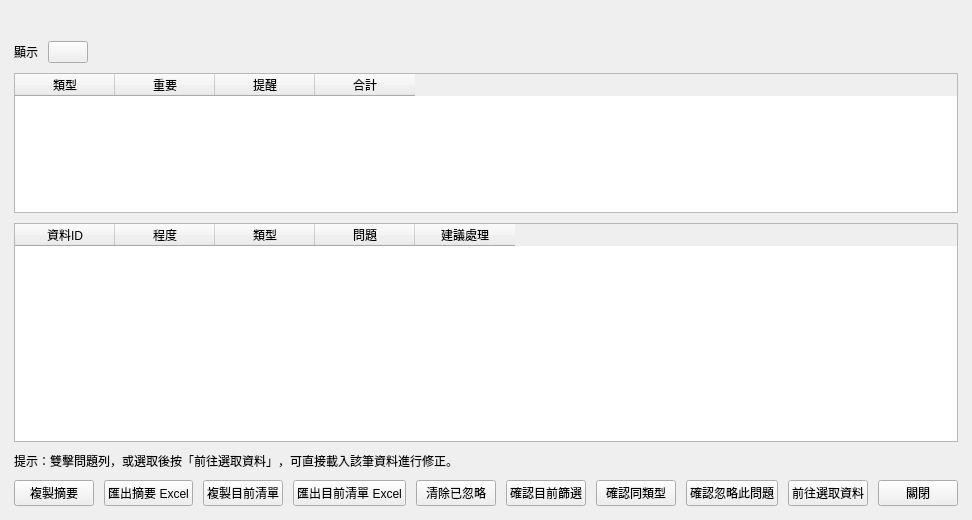
<?xml version="1.0" encoding="UTF-8"?>
<ui version="4.0">
 <class>dataQualityDialogContent</class>
 <widget class="QWidget" name="dataQualityDialogContent">
  <property name="geometry">
   <rect>
    <x>0</x>
    <y>0</y>
    <width>900</width>
    <height>520</height>
   </rect>
  </property>
  <property name="windowTitle">
   <string>資料品質檢查</string>
  </property>
  <property name="dialogSize" stdset="0">
   <size>
    <width>900</width>
    <height>520</height>
   </size>
  </property>
  <layout class="QVBoxLayout" name="dataQualityLayout" stretch="0,0,0,1,0,0">
   <property name="spacing">
    <number>10</number>
   </property>
   <property name="leftMargin">
    <number>14</number>
   </property>
   <property name="topMargin">
    <number>14</number>
   </property>
   <property name="rightMargin">
    <number>14</number>
   </property>
   <property name="bottomMargin">
    <number>14</number>
   </property>
   <item>
    <widget class="QLabel" name="summaryLabel">
     <property name="text">
      <string />
     </property>
     <property name="wordWrap">
      <bool>true</bool>
     </property>
     <property name="styleSheet">
      <string>font-size: 15px; font-weight: 600;</string>
     </property>
    </widget>
   </item>
   <item>
    <layout class="QHBoxLayout" name="filterRow" stretch="0,0,1">
     <property name="spacing">
      <number>10</number>
     </property>
     <property name="leftMargin">
      <number>0</number>
     </property>
     <property name="topMargin">
      <number>0</number>
     </property>
     <property name="rightMargin">
      <number>0</number>
     </property>
     <property name="bottomMargin">
      <number>0</number>
     </property>
     <item>
      <widget class="QLabel" name="filterLabel">
       <property name="text">
        <string>顯示</string>
       </property>
      </widget>
     </item>
     <item>
      <widget class="ComboBox" name="filterCombo" />
     </item>
     <item>
      <spacer name="filterRowSpacer">
       <property name="orientation">
        <enum>Qt::Horizontal</enum>
       </property>
       <property name="sizeHint" stdset="0">
        <size>
         <width>0</width>
         <height>0</height>
        </size>
       </property>
      </spacer>
     </item>
    </layout>
   </item>
   <item>
    <widget class="TableWidget" name="categorySummaryTable">
     <property name="maximumSize">
      <size>
       <width>16777215</width>
       <height>140</height>
      </size>
     </property>
     <property name="selectionMode">
      <enum>QAbstractItemView::SingleSelection</enum>
     </property>
     <property name="selectionBehavior">
      <enum>QAbstractItemView::SelectRows</enum>
     </property>
     <attribute name="verticalHeaderVisible">
      <bool>false</bool>
     </attribute>
     <column>
      <property name="text">
       <string>類型</string>
      </property>
     </column>
     <column>
      <property name="text">
       <string>重要</string>
      </property>
     </column>
     <column>
      <property name="text">
       <string>提醒</string>
      </property>
     </column>
     <column>
      <property name="text">
       <string>合計</string>
      </property>
     </column>
    </widget>
   </item>
   <item>
    <widget class="TableWidget" name="issuesTable">
     <property name="selectionMode">
      <enum>QAbstractItemView::SingleSelection</enum>
     </property>
     <property name="selectionBehavior">
      <enum>QAbstractItemView::SelectRows</enum>
     </property>
     <column>
      <property name="text">
       <string>資料ID</string>
      </property>
     </column>
     <column>
      <property name="text">
       <string>程度</string>
      </property>
     </column>
     <column>
      <property name="text">
       <string>類型</string>
      </property>
     </column>
     <column>
      <property name="text">
       <string>問題</string>
      </property>
     </column>
     <column>
      <property name="text">
       <string>建議處理</string>
      </property>
     </column>
    </widget>
   </item>
   <item>
    <widget class="QLabel" name="hintLabel">
     <property name="text">
      <string>提示：雙擊問題列，或選取後按「前往選取資料」，可直接載入該筆資料進行修正。</string>
     </property>
     <property name="wordWrap">
      <bool>true</bool>
     </property>
    </widget>
   </item>
   <item>
    <layout class="QHBoxLayout" name="buttonRow" stretch="0,0,0,0,0,1,0,0,0,0,0">
     <property name="spacing">
      <number>10</number>
     </property>
     <property name="leftMargin">
      <number>0</number>
     </property>
     <property name="topMargin">
      <number>0</number>
     </property>
     <property name="rightMargin">
      <number>0</number>
     </property>
     <property name="bottomMargin">
      <number>0</number>
     </property>
     <item>
      <widget class="PushButton" name="copySummaryButton">
       <property name="text">
        <string>複製摘要</string>
       </property>
      </widget>
     </item>
     <item>
      <widget class="PushButton" name="exportSummaryButton">
       <property name="text">
        <string>匯出摘要 Excel</string>
       </property>
      </widget>
     </item>
     <item>
      <widget class="PushButton" name="copyIssuesButton">
       <property name="text">
        <string>複製目前清單</string>
       </property>
      </widget>
     </item>
     <item>
      <widget class="PushButton" name="exportIssuesButton">
       <property name="text">
        <string>匯出目前清單 Excel</string>
       </property>
      </widget>
     </item>
     <item>
      <widget class="PushButton" name="clearIgnoredButton">
       <property name="text">
        <string>清除已忽略</string>
       </property>
      </widget>
     </item>
     <item>
      <spacer name="buttonRowSpacer">
       <property name="orientation">
        <enum>Qt::Horizontal</enum>
       </property>
       <property name="sizeHint" stdset="0">
        <size>
         <width>0</width>
         <height>0</height>
        </size>
       </property>
      </spacer>
     </item>
     <item>
      <widget class="PushButton" name="ignoreFilteredButton">
       <property name="text">
        <string>確認目前篩選</string>
       </property>
      </widget>
     </item>
     <item>
      <widget class="PushButton" name="ignoreSameCategoryButton">
       <property name="text">
        <string>確認同類型</string>
       </property>
      </widget>
     </item>
     <item>
      <widget class="PushButton" name="ignoreIssueButton">
       <property name="text">
        <string>確認忽略此問題</string>
       </property>
      </widget>
     </item>
     <item>
      <widget class="PushButton" name="gotoIssueButton">
       <property name="text">
        <string>前往選取資料</string>
       </property>
      </widget>
     </item>
     <item>
      <widget class="PushButton" name="closeButton">
       <property name="text">
        <string>關閉</string>
       </property>
      </widget>
     </item>
    </layout>
   </item>
  </layout>
 </widget>
 <customwidgets>
 <customwidget>
  <class>ComboBox</class>
  <extends>QPushButton</extends>
  <header>qfluentwidgets</header>
 </customwidget>
 <customwidget>
  <class>PushButton</class>
  <extends>QPushButton</extends>
  <header>qfluentwidgets</header>
 </customwidget>
 <customwidget>
  <class>TableWidget</class>
  <extends>QTableWidget</extends>
  <header>qfluentwidgets</header>
 </customwidget>
 </customwidgets>
 <resources />
 <connections />
</ui>
